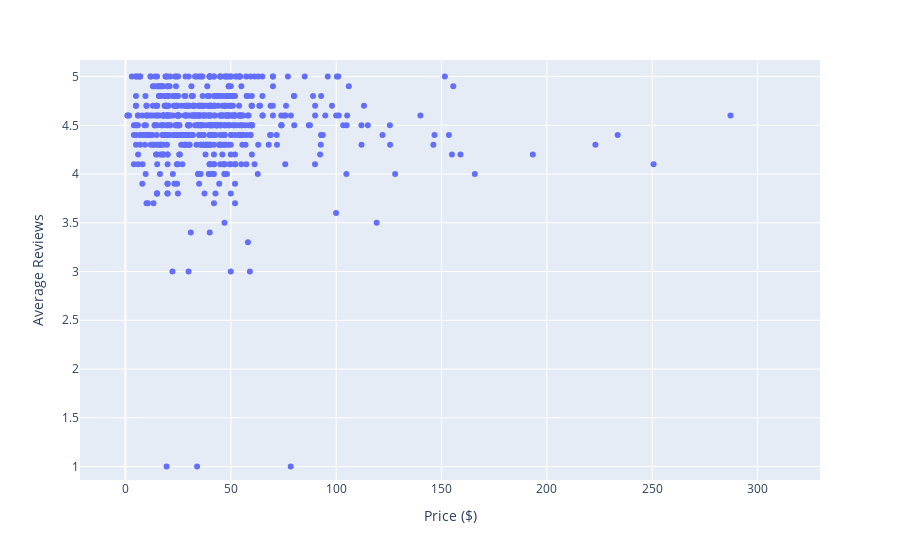

Source (notebook cell):
### Markdown cell above
# Exporatory analyses on DS books

### Code cell
px.scatter(df, x = "price", y = "avg_reviews", labels= {'price':'Price ($)', 'avg_reviews':'Average Reviews'})

### Figure 1 — Plotly figure (JSON) as saved in the notebook; plotly's stock layout.template omitted (floating-point values rounded to 4 significant figures; data arrays with more than 128 entries replaced by an {"elided": "..."} marker saying what was removed)
{"data": [{"hovertemplate": "Price ($)=%{x}<br>Average Reviews=%{y}<extra></extra>", "legendgroup": "", "marker": {"color": "#636efa", "symbol": "circle"}, "mode": "markers", "name": "", "orientation": "v", "showlegend": false, "type": "scatter", "x": {"elided": "830 float values"}, "xaxis": "x", "y": {"elided": "830 float values"}, "yaxis": "y"}], "layout": {"autosize": true, "legend": {"tracegroupgap": 0}, "margin": {"t": 60}, "xaxis": {"anchor": "y", "autorange": false, "domain": [0, 1], "range": [-21.58, 329.6], "title": {"text": "Price ($)"}, "type": "linear"}, "yaxis": {"anchor": "x", "autorange": false, "domain": [0, 1], "range": [0.8615, 5.17], "title": {"text": "Average Reviews"}, "type": "linear"}}}
